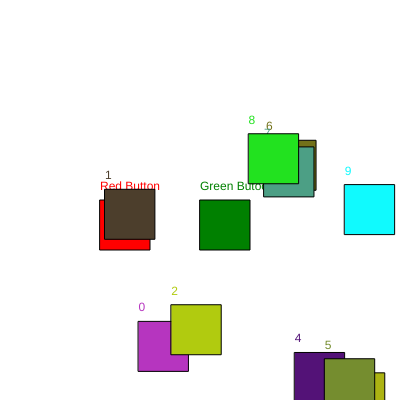
Frame 1 (no input)
Frame 60 (no input): identical to frame 1, image omitted
Frame 120 (the mouse pressed at the canvas centre since frame 60): identical to frame 1, image omitted

The p5.js sketch that drew this single still picture (run headless with seeded random() and noise() and a simulated clock; from frame 60 on, the mouse is pressed at the canvas centre):

// p5.js sketch
// ── sketch.js
var posX = 0;
var posY= 0;
var rectSize = 100;
// size can't be a variable
var colors = "green";

var button1, button2;

var buttonArray = [];


function setup() {
  // put setup code here
  createCanvas(400,400);

  button1= new interfaces(100,200,50,"red", "Red Button");
  button2= new interfaces(200,200,50,"green", "Green Butoon");

  for(var i=0; i < 10; i++){
    var c = color(random(255),random(255),random(255));
    buttonArray[i] = new interfaces(random(width),random(height), 50, c, i);
  }
}

function draw() {
  // put drawing code here
  background(255);
  button1.display();
  if(button1.check(mouseX,mouseY)){
    console.log(button1.name);
  }
  button2.display();
  button2.check(mouseX,mouseY);

  for(var i = 0; i < buttonArray.length; i++){
    buttonArray[i].display();
    if(buttonArray[i].check(mouseX, mouseY)){
      console.log(buttonArray[i].name);
      background(buttonArray[i].color);
    }
  }
  // display(random(width), random(height), random(255), random(0,100));
  // respond to tempx, tempy, tempc, temps <-template 临时存放
  display(posX, posY, colors, rectSize);
  var box1 = check(mouseX, mouseY,posX, posY,rectSize);
  if(box1 == true){
    background("green");
  }

  display(posX + 100, posY + 100, "red", rectSize);
  var box2 = check(mouseX, mouseY,posX+100, posY+100,rectSize);

  if(box2 == true){
    background("red");
  }
}

// function display(){
//   fill(colors);
//   ellipse(posX, posY, rectSize, rectSize);
// }
function display(tempX,tempY,tempC,tempS){
  fill(tempC);
  // rect(tempX, tempY, tempS, tempS);
}

function check(mX, mY, locX, locY, tempRsize){
  //mouse position,boundary, ylocation
  // if(mX > locX && mX < locX + tempRsize && mY > locY && mY < locY + tempRsize){
  //   console.log("in box");
  //   return true;
  //   //return numbers
  // }else{
  //   return false;
  // }
//locX定位节点坐标
}


class interfaces{
  constructor(tempX, tempY, tempS, tempC, tempName){
    //yourself DNA teacher recommand this class-constructor
    this.x = tempX;
    this.y = tempY;
    this.size = tempS;
    this.color = tempC;
    this.name = tempName;
    this.overlay = false;
  }
  display(){

    fill(this.color);
    rect(this.x,this.y,this.size,this.size);
    text(this.name, this.x, this.y - 10);

    if(this.overlay == true){
      fill(127,127);
      rect(this.x,this.y,this.size,this.size);
    }
  }
  check(mX,mY){
    if(mX > this.x && mX < this.x + this.size && mY > this.y && mY < this.y + this.size){
      this.overlay = true;
      return true;
    }else{
      this.overlay = false;
      return false;
    }
  }
}










//end of code
